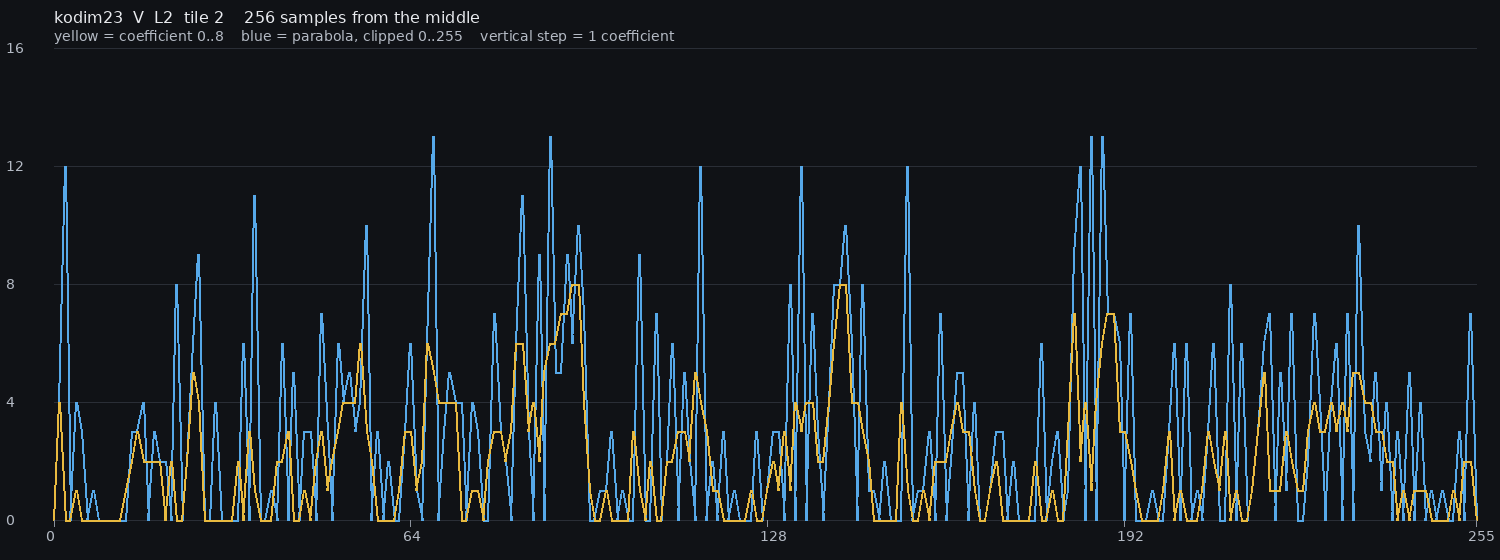
#> input picture palic-2-js/rice-parabola.png, 1500 x 560 px
$ python predctx.py ../../palic-2-js/rice-parabola.png
#> lines starting #> are read from the running program, lines starting #| are printed output that depends on the picture
#!/usr/bin/env python3
"""HLC5 context study: two-axis direction context x 2-bit disagreement MED vs a second predictor.

usage: python predctx.py <ppm/png files or globs...>
Entropy (zero order, tables per file, FSE headers ignored) of MED residuals in context streams; sign = llcomp tiny
(sign(c-a), else sign(c-b)); Y and U/V separate, class 0 shared. Third axis t = |P_med - P_alt| -> 0 | 1-3 | 4-15 | 16+.
"""
import numpy as np, glob, sys
from PIL import Image

def H(z):
    if z.size == 0: return 0.0
    _, c = np.unique(z, return_counts=True); return float(-(c * np.log2(c / c.sum())).sum())
def qsym(x, edges): a = np.abs(x); return np.sign(x) * sum((a >= t).astype(np.int32) for t in edges)
def bw(x): x = np.abs(x); return np.where(x > 0, np.floor(np.log2(np.maximum(x, 1))).astype(np.int32) + 1, 0)

def planes(f):
#> called with f = '../../palic-2-js/rice-parabola.png'
    a = np.asarray(Image.open(f).convert('RGB')).astype(np.int32)
    R, G, B = a[..., 0], a[..., 1], a[..., 2]; V = R - G; U = B - G; Y = G + ((U + V) >> 2)
#> after `R, G, B = (a[..., 0], a[..., 1], a[..., 2])`: R: shape (560, 1500) int32; 211 distinct labels, from 16 to 232
#> after `R, G, B = (a[..., 0], a[..., 1], a[..., 2])`: G: shape (560, 1500) int32; 212 distinct labels, from 18 to 234
#> after `R, G, B = (a[..., 0], a[..., 1], a[..., 2])`: B: shape (560, 1500) int32; 212 distinct labels, from 22 to 238
#> after `Y = G + (U + V >> 2)`:
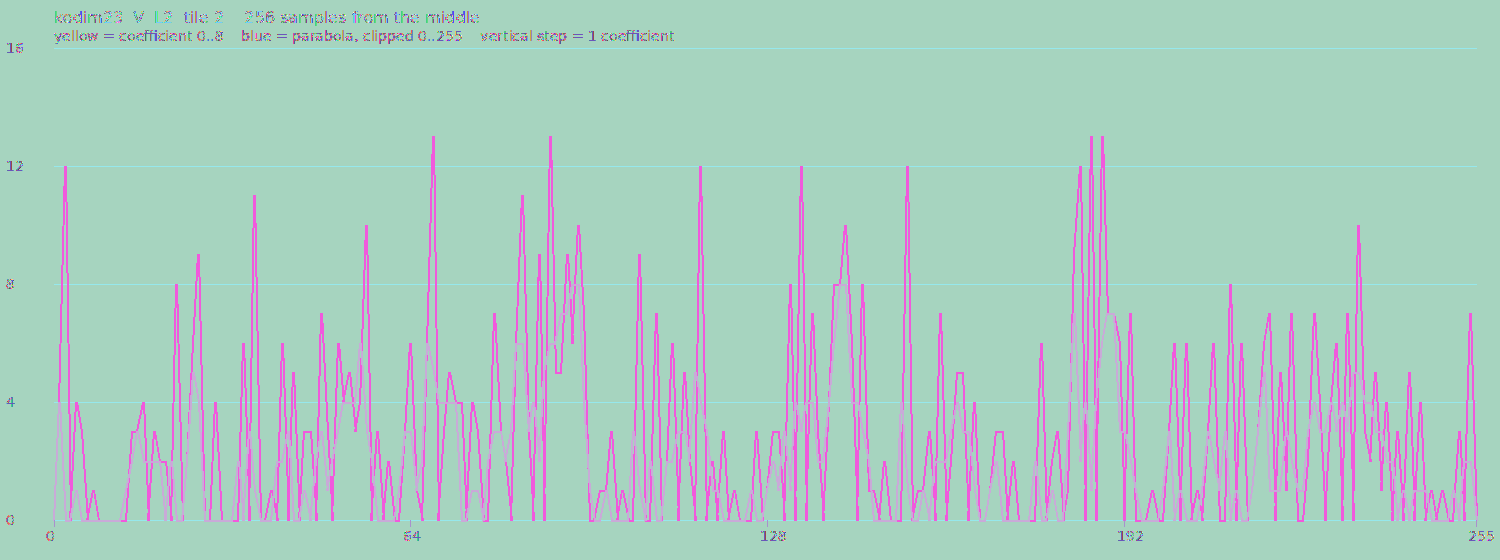
#> Y: shape (560, 1500) int32; 212 distinct labels, from 18 to 234; one colour per label, 0 black
    return [(V, True), (U, True), (Y, False)]

def neigh(P):
    Z = np.zeros((P.shape[0] + 1, P.shape[1] + 1), np.int32); Z[1:, 1:] = P
#> after `Z = np.zeros((P.shape[0] + 1, P.shape[1] + 1), np.int32)`: Z: shape (561, 1501) int32; every value is 0
    l = Z[1:, :-1].copy(); t = Z[:-1, 1:].copy(); tl = Z[:-1, :-1].copy(); l[:, 0] = t[:, 0]; tl[:, 0] = t[:, 0]
#> after `l[:, 0] = t[:, 0]`: l: shape (560, 1500) int32; min -82, max 46, mean -5.8
#> after `tl[:, 0] = t[:, 0]`: tl: shape (560, 1500) int32; min -82, max 46, mean -5.8
    ll = l.copy(); ll[:, 2:] = P[:, :-2]
#> after `ll[:, 2:] = P[:, :-2]`:
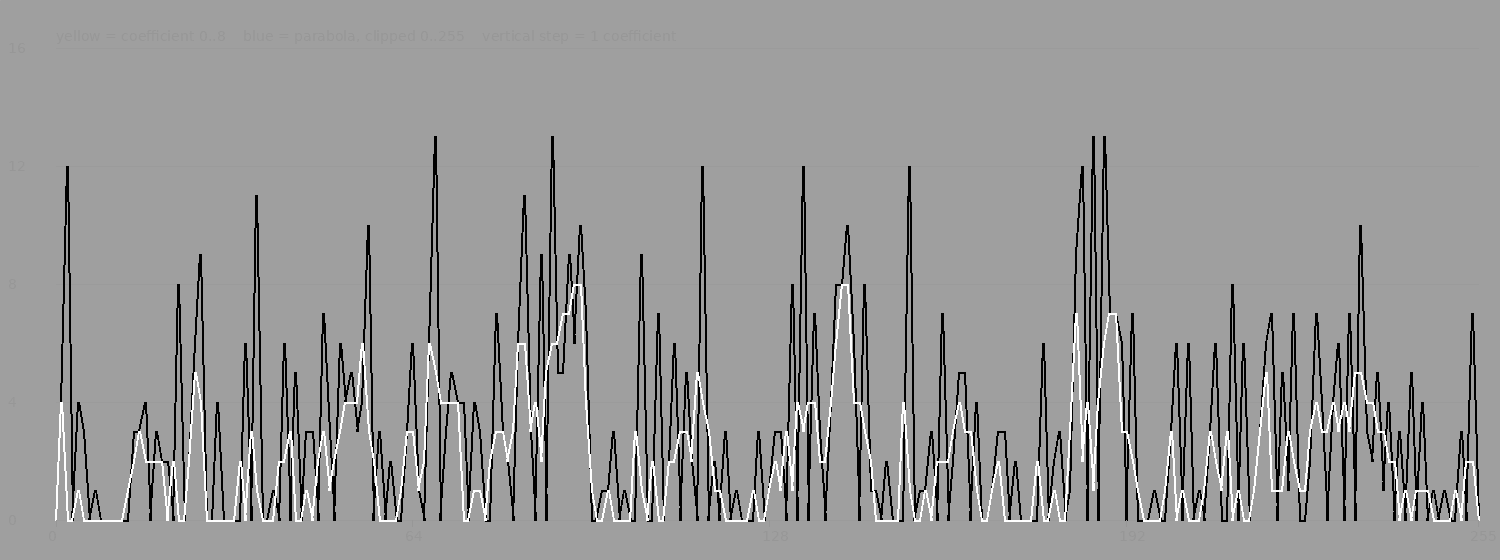
#> ll: shape (560, 1500) int32; min -82, max 46, mean -5.8; drawn with min black and max white
    return l, t, tl, ll

ALT = {'planar a+b-c': lambda a, b, c: a + b - c,
       'HALIC /3': lambda a, b, c: np.trunc((2 * (a + b) - c) / 3).astype(np.int32),
       'HALIC avg': lambda a, b, c: (a + b + 1) >> 1,
       'HALIC none': lambda a, b, c: np.zeros_like(a)}
DIR = {'q3 dz0 (direction only)': (3, [1]), 'q5 (1-3, 4+)': (5, [1, 4]), 'q7 (1-3, 4-15, 16+)': (7, [1, 4, 16])}
T3 = [1, 4, 16]

def main(files):
    keys = ['bw(act3) cap 6 (HLC5-like, reference)'] + [f'{d}' for d in DIR] + [f'{d} x t[{p}]' for d in DIR for p in ALT]
    tot = {k: 0.0 for k in keys}; ns = {k: set() for k in keys}; px = 0
    for f in files:
        S = {k: dict() for k in keys}
        for P, n9 in planes(f):
            if not n9: px += P.size
            a, b, c, aa = neigh(P)
            med = np.clip(a + b - c, np.minimum(a, b), np.maximum(a, b)); e = P - med
            ga, gb = c - a, c - b; sa, sb = np.sign(ga), np.sign(gb); s = np.where(sa != 0, sa, np.where(sb != 0, sb, 1))
#> after `sa, sb = (np.sign(ga), np.sign(gb))`: sa: shape (560, 1500) int32; 3 distinct labels, from -1 to 1
#> after `sa, sb = (np.sign(ga), np.sign(gb))`: sb: shape (560, 1500) int32; 3 distinct labels, from -1 to 1
#> after `s = np.where(sa != 0, sa, np.where(sb != 0, sb, 1))`:
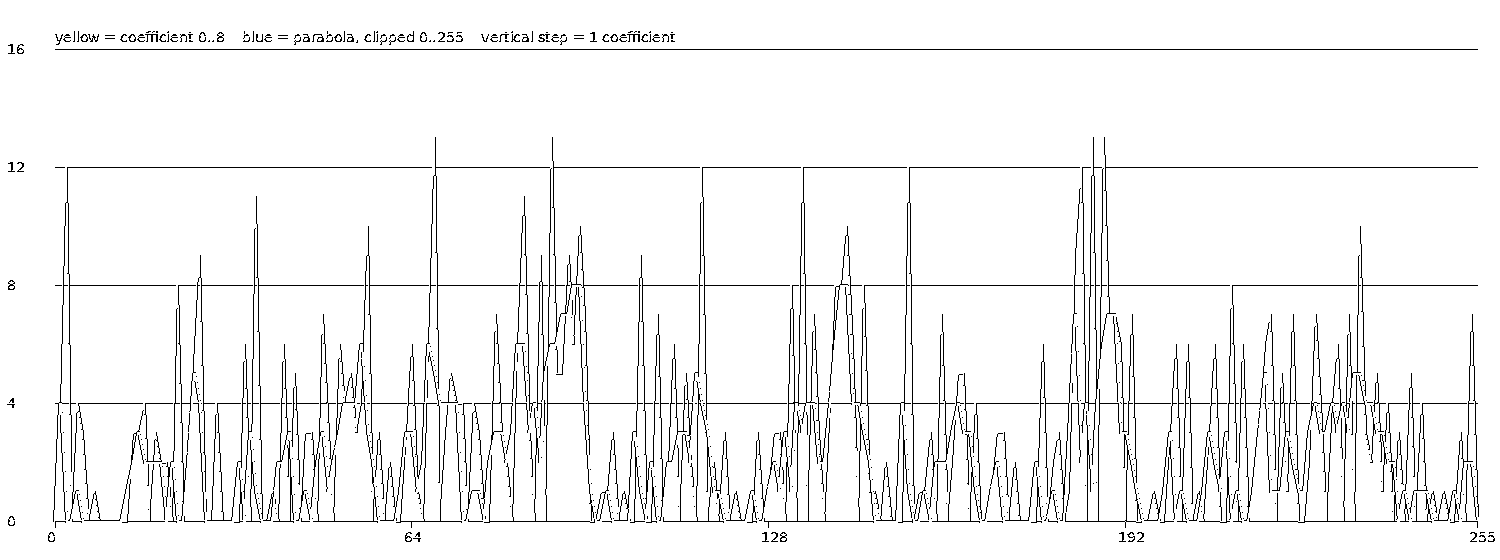
#> s: shape (560, 1500) int32; values -1 (black) and 1 (white), 95.2% white; black in thin lines or dots
            ee = s * e; ee = ((ee + 256) & 511) - 256 if n9 else ((ee + 128) & 255) - 128; z = np.where(ee >= 0, 2 * ee, -2 * ee - 1)
#> after `z = np.where(ee >= 0, 2 * ee, -2 * ee - 1)`: z: shape (560, 1500) int32; 23 distinct labels, from 0 to 256
#> in bw, `x = np.abs(x)`: x: shape (560, 1500) int32; 45 distinct labels, from 0 to 384
#> in bw, `return np.where(x > 0, np.floor(np.log2(np.maximum(x, 1))).astype(np.i`:
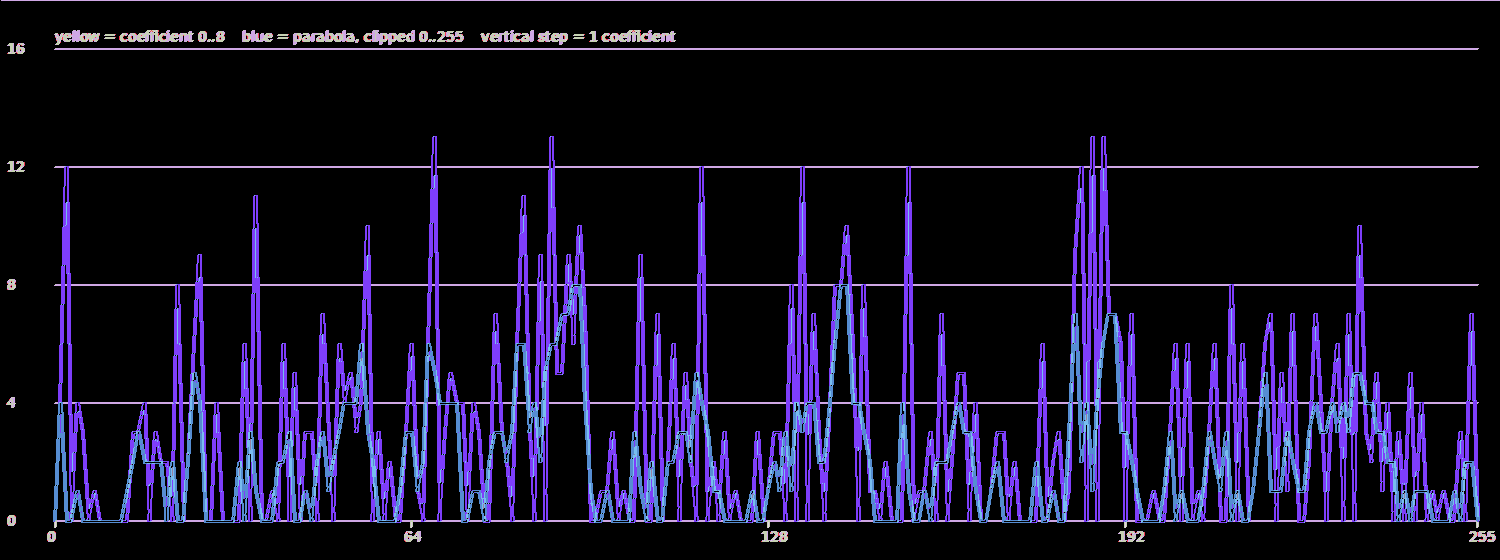
#> returned value: shape (560, 1500) int32; 9 distinct labels, from 0 to 9; one colour per label, 0 black
            off = 100000 if n9 else 0
            def put(k, cls):
#> called with k = 'bw(act3) cap 6 (HLC5-like, reference)'
                cls = np.where(cls == 0, 0, cls + off)
                for v in np.unique(cls): S[k].setdefault(int(v), []).append(z[cls == v]); ns[k].add(int(v))
#> this loop made 6 passes
#> v on passes 2 to 6: 100001, 100002, 100003, 100004, 100006
            put(keys[0], np.minimum(bw(np.abs(ga) + np.abs(gb) + np.abs(a - aa)), 6))
            for d, (n, edges) in DIR.items():
                cx = np.abs(qsym(gb, edges) + n * qsym(ga, edges)); put(d, cx)
                for p, fn in ALT.items():
                    t = sum((np.abs(med - fn(a, b, c)) >= th).astype(np.int32) for th in T3)
                    put(f'{d} x t[{p}]', np.where((cx == 0) & (t == 0), 0, cx * 4 + t + 1))
#> this loop made 3 passes
#> pass 1, in put (call 2), `cls = np.where(cls == 0, 0, cls + off)`:
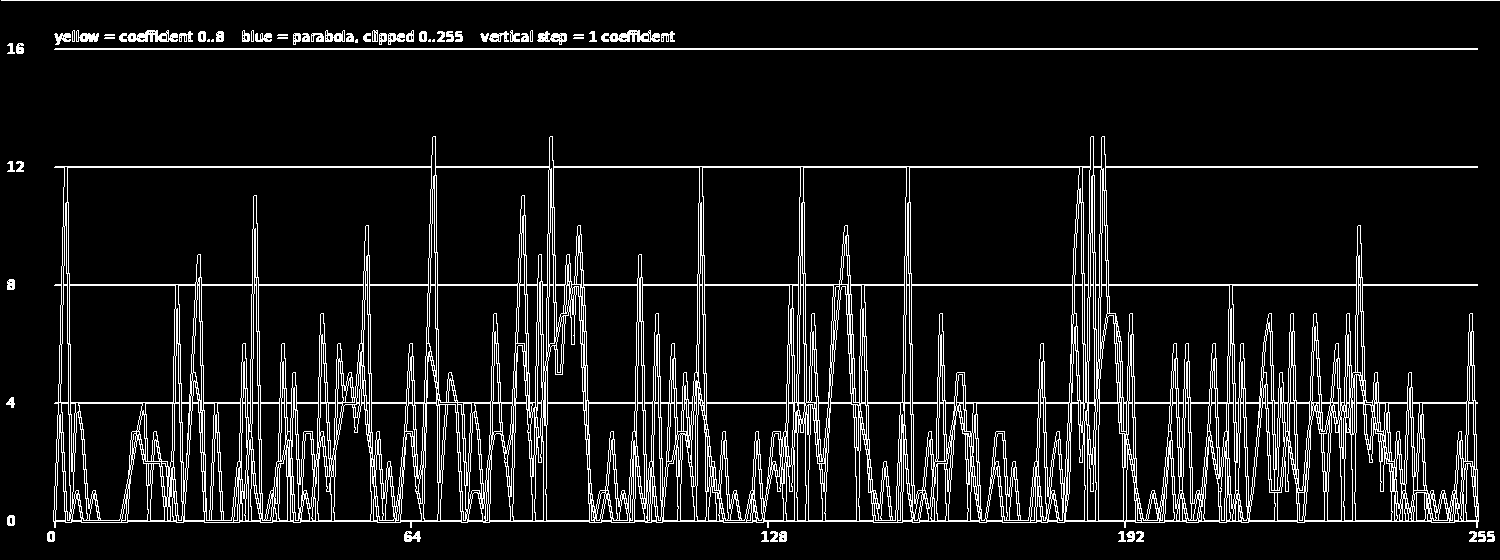
#> cls: shape (560, 1500) int32; min 0, max 100004, mean 9666.2; drawn with min black and max white
        for k in keys: tot[k] += sum(H(np.concatenate(v)) for v in S[k].values())
    base = tot[keys[0]]
    for k in keys: print(f'{k:52s} {tot[k] / px:.4f} bpp  {100 * tot[k] / base - 100:+.2f}%  streams {len(ns[k])}')

if __name__ == '__main__':
    main(sorted(sum((glob.glob(x) if any(ch in x for ch in '*?') else [x] for x in sys.argv[1:]), [])))
